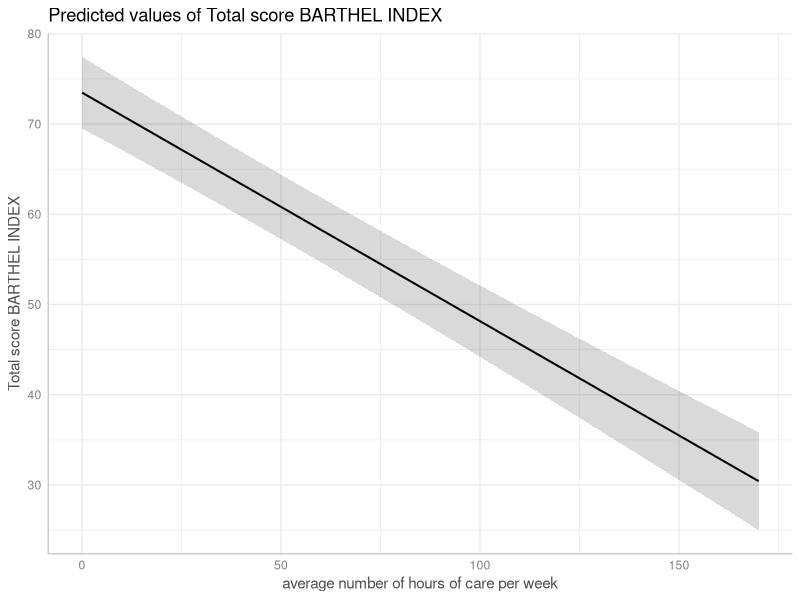
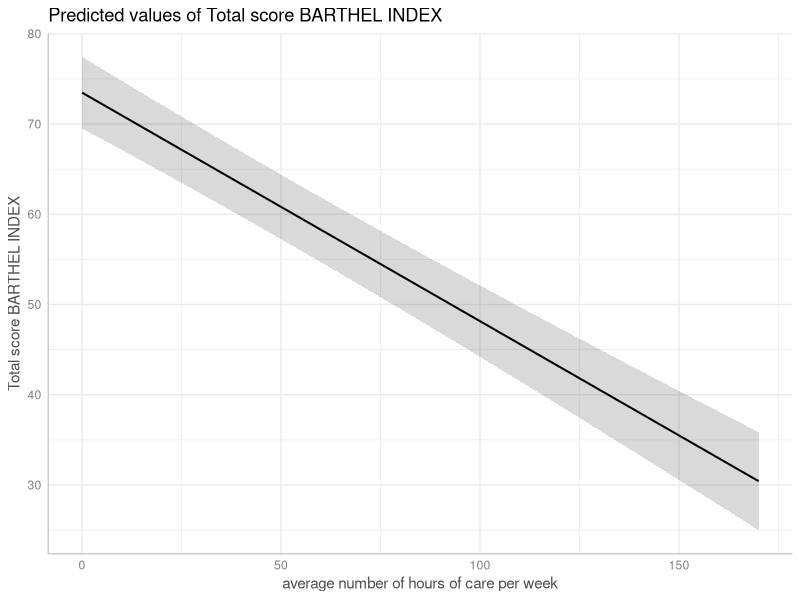
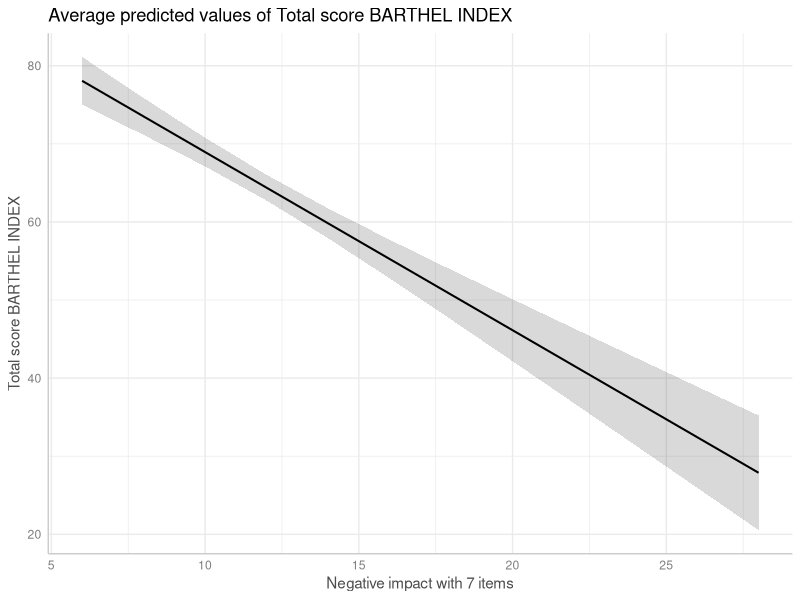
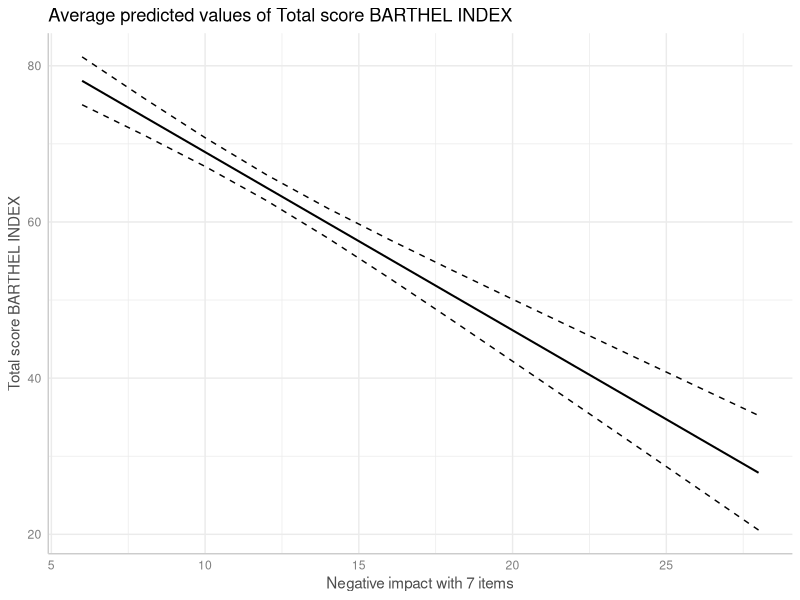
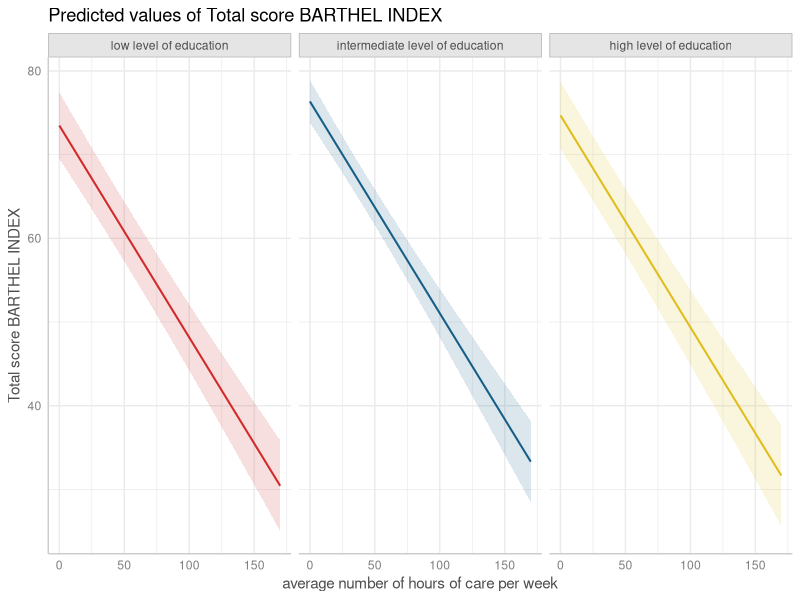

Recreate these plots in R, in order. (Note: this script raises an error after producing the figures.)
library(ggeffects)


### Name: plot
### Title: Plot ggeffects-objects
### Aliases: plot plot.ggeffects theme_ggeffects show_pals

### ** Examples

library(sjlabelled)
data(efc)
efc$c172code <- as_label(efc$c172code)
fit <- lm(barthtot ~ c12hour + neg_c_7 + c161sex + c172code, data = efc)

dat <- ggpredict(fit, terms = "c12hour")
plot(dat)

dat <- ggpredict(fit, terms = "c12hour", full.data = TRUE)
plot(dat)

dat <- ggaverage(fit, terms = "neg_c_7")
plot(dat)
plot(dat, ci = "dash")

# facet by group, use pre-defined color palette
dat <- ggpredict(fit, terms = c("c12hour", "c172code"))
plot(dat, facet = TRUE, colors = "hero")

# don't use facets, b/w figure, w/o confidence bands
dat <- ggaverage(fit, terms = c("c12hour", "c172code"))
plot(dat, colors = "bw", ci = FALSE)

# factor at x axis, plot exact data points and error bars
dat <- ggpredict(fit, terms = c("c172code", "c161sex"))
plot(dat)

# for three variables, automatic facetting
dat <- ggpredict(fit, terms = c("c12hour", "c172code", "c161sex"))
plot(dat)
